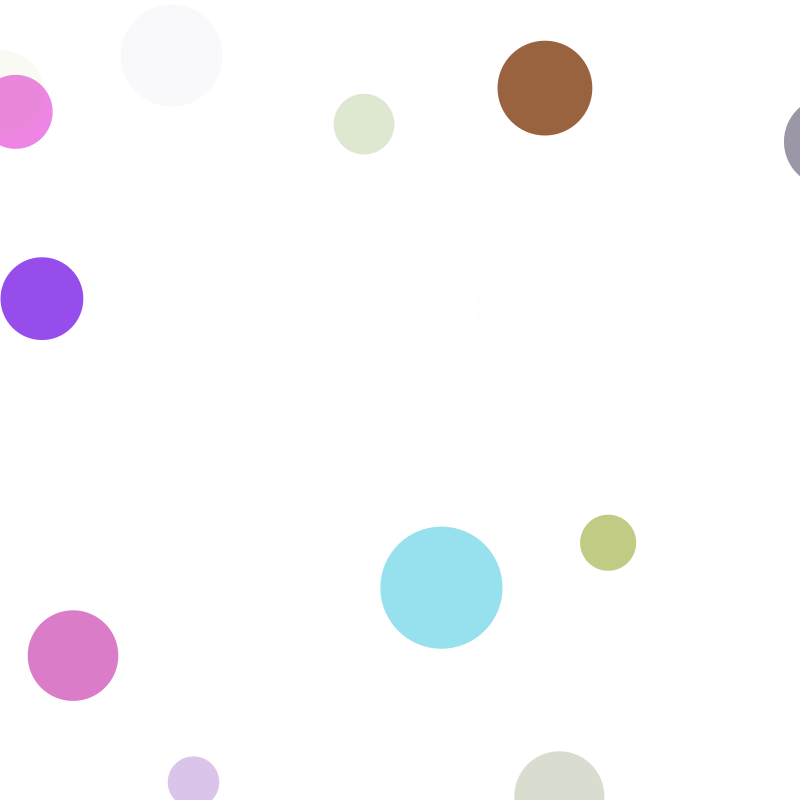
Frame 1 (no input)
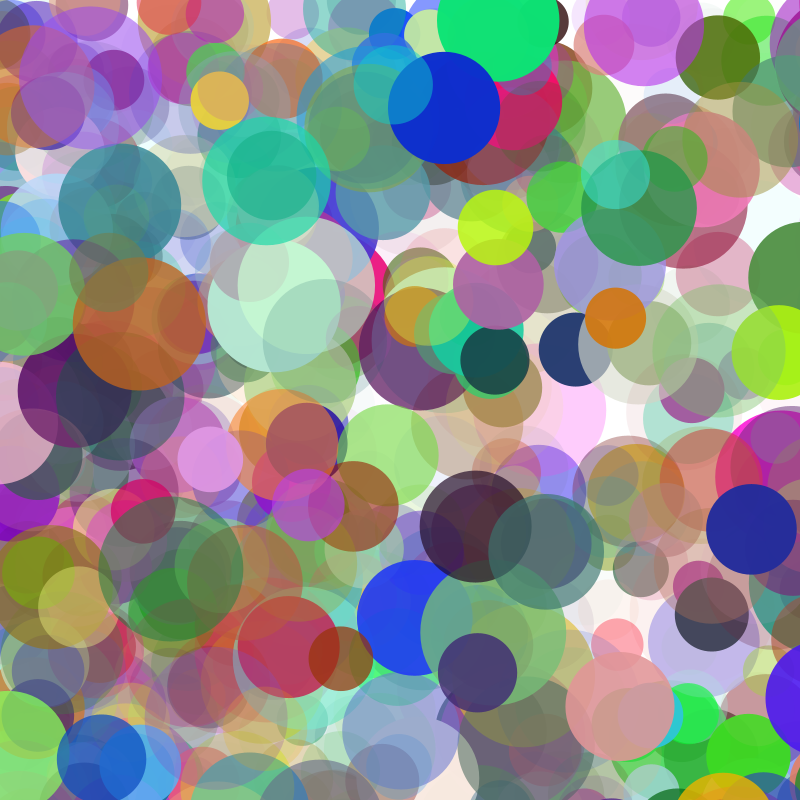
Frame 60 (the mouse pressed at the canvas centre just before this capture)
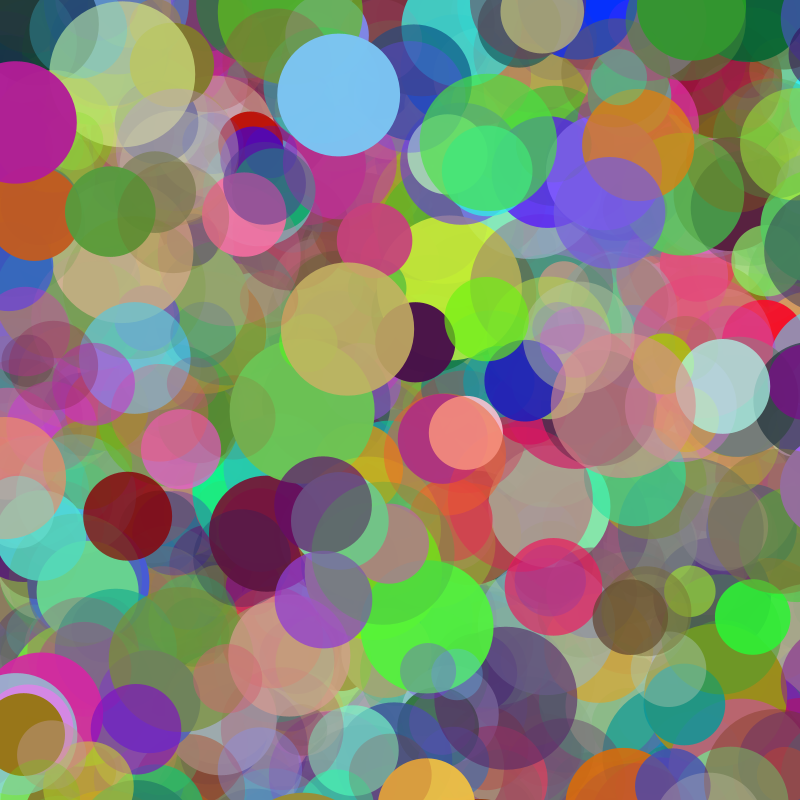
Frame 120 (the mouse held since frame 60 and released just before this capture)

The Processing sketch that drew these frames (run headless with seeded random() and noise(); from frame 60 on, the mouse is pressed at the canvas centre):

// Processing sketch: processing_165275
// ── processing_165275.pde

thing [] allthings = new thing [50];

void setup() {
  size (800, 800);
  smooth ();
  background (255);


  for (int i = 0; i < 49; i ++) {
    allthings [i] = new thing ();
    allthings [i].prime ();
  }
} 

void draw () {
  for (int i = 1; i < 49; i ++) {
    allthings[i].update ();
  }
} 



class thing {

  float xPosition; 
  float yPosition;
  float xSpeed;
  float ySpeed;
  float direction;
  float size; 

  void prime () {
    xPosition = random (0, width);
    yPosition = random (0, height);
    xSpeed = 5;
    ySpeed = 10;
    direction = 1;
    size = random (50, 150);
  } 

  void update () {

    xPosition += direction * xSpeed;
    yPosition += direction * ySpeed;

    noStroke ();
    fill (random(0, 255), random (0, 255), random (0, 255), random (0, 255));
    ellipse (xPosition *random(0, 5), yPosition*random(0, 5), size, size);

    if (xPosition > width || xPosition < 0) {
      direction = -direction;
    }

    if (yPosition > height || yPosition < 0) {
      direction = -direction;
    }
  }
} 
